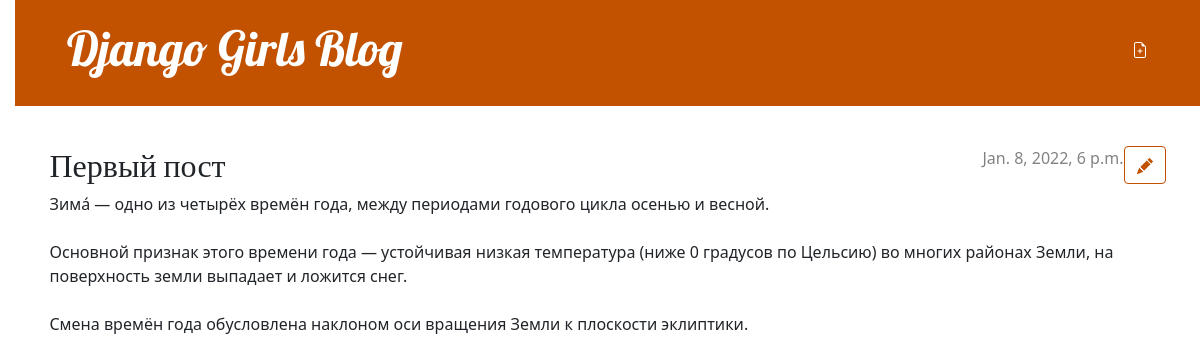
Page /post/2/ (signed in) on the committed database.
### blog/models.py (models this page shows, shortened)
class Post(models.Model):
    author = models.ForeignKey(settings.AUTH_USER_MODEL, on_delete=models.CASCADE)
    title = models.CharField(max_length=200)
    text = models.TextField()
    created_date = models.DateTimeField(default=timezone.now)
    published_date = models.DateTimeField(blank=True, null=True)

### blog/views.py (the view)
# urls.py: path('post/<int:pk>/', views.post_detail, name='post_detail'),
def post_detail(request, pk):
    post = get_object_or_404(Post, pk=pk)
    return render(request, 'blog/post_detail.html', {'post': post})

### templates/blog/post_detail.html (shortened to what this page needs)
{% extends 'blog/base.html' %}
{% block content %}
    <article class="post">
        <aside class="actions">
            {% if user.is_authenticated %}
                <a class="btn btn-secondary" href="{% url 'post_edit' pk=post.pk %}">
                </a>
            {% endif %}
        </aside>
        {% if post.published_date %}
            <time class="date">
                {{ post.published_date }}
            </time>
        {% endif %}
        <h2>{{ post.title }}</h2>
        <p>{{ post.text|linebreaksbr }}</p>
    </article>
{% endblock %}

### blog/static/css/blog.css (style rules this page uses)
body { padding-left: 15px; }
h1, h2, h3, h4 { font-family: 'Lobster', cursive; }
.date { color: #828282; }
.post { margin-bottom: 70px; }
.post > .date, .post > .actions { float: right; }
.btn-secondary, .btn-secondary:visited { color: #C25100; background: none; border-color: #C25100; }

### rows in the picture
Post: published_date "Jan. 8, 2022, 6 p.m.", title "Первый пост", text "Зима́ — одно из четырёх времён года, между периодами годового цикла осенью и весной. Основной признак этого времени года — устойчивая низкая температура (ниже 0 градусов по Цельсию) во многих районах Земли, на поверхность земли выпадает и ложится снег. Смена времён года обусловлена наклоном оси вращения Земли к плоскости эклиптики."
